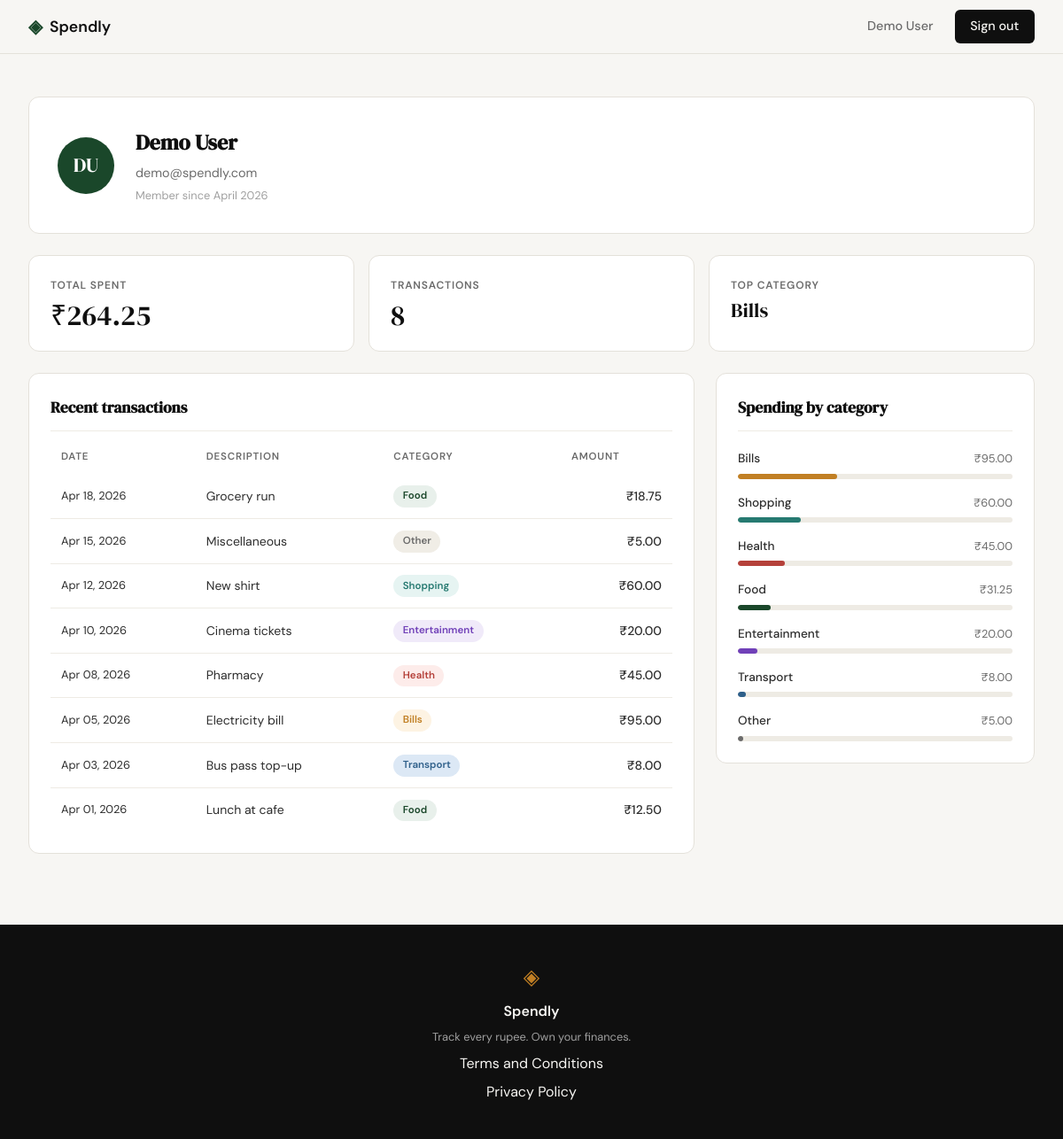
Screenshot of /profile (signed in) with the database file from the repository.
### tables this page shows
CREATE TABLE users (
            id            INTEGER PRIMARY KEY AUTOINCREMENT,
            name          TEXT    NOT NULL,
            email         TEXT    UNIQUE NOT NULL,
            password_hash TEXT    NOT NULL,
            created_at    TEXT    DEFAULT (datetime('now'))
        );

CREATE TABLE expenses (
            id          INTEGER PRIMARY KEY AUTOINCREMENT,
            user_id     INTEGER NOT NULL REFERENCES users(id),
            amount      REAL    NOT NULL,
            category    TEXT    NOT NULL,
            date        TEXT    NOT NULL,
            description TEXT,
            created_at  TEXT    DEFAULT (datetime('now'))
        );

### app.py (the view)
@app.route("/profile")
def profile():
    if not session.get("user_id"):
        return redirect(url_for("login"))
    uid = session["user_id"]
    return render_template(
        "profile.html",
        user=_build_user(uid),
        stats=_build_stats(uid),
        transactions=_build_transactions(uid),
        categories=_build_categories(uid),
    )

### app.py (called while the page is built)
def _build_user(user_id):
    return get_user_by_id(user_id)

def _build_stats(user_id):
    return get_summary_stats(user_id)

def _build_transactions(user_id):
    return get_recent_transactions(user_id)

def _build_categories(user_id):
    return get_category_breakdown(user_id)

### database/db.py (called while the page is built)
def get_db():
    conn = sqlite3.connect(DB_PATH)
    conn.row_factory = sqlite3.Row
    conn.execute('PRAGMA foreign_keys = ON')
    return conn

### database/queries.py (called while the page is built)
def get_user_by_id(user_id):
    conn = get_db()
    row = conn.execute(
        'SELECT name, email, created_at FROM users WHERE id = ?',
        (user_id,)
    ).fetchone()
    conn.close()
    if row is None:
        return None
    dt = datetime.strptime(row['created_at'][:19], '%Y-%m-%d %H:%M:%S')
    name = row['name']
    initials = ''.join(w[0].upper() for w in name.split()[:2])
    return {
        'name':         name,
        'email':        row['email'],
        'member_since': dt.strftime('%B %Y'),
        'initials':     initials,
    }

def get_summary_stats(user_id):
    conn = get_db()
    row = conn.execute(
        '''SELECT COALESCE(SUM(amount), 0) as total_spent,
                  COUNT(*) as tx_count
           FROM expenses
           WHERE user_id = ?''',
        (user_id,)
    ).fetchone()
    top_row = conn.execute(
        '''SELECT category
           FROM expenses
           WHERE user_id = ?
           GROUP BY category
           ORDER BY SUM(amount) DESC
           LIMIT 1''',
        (user_id,)
    ).fetchone()
    conn.close()
    return {
        'total_spent':  round(row['total_spent'], 2),
        'tx_count':     row['tx_count'],
        'top_category': top_row['category'] if top_row else '—',
    }

def get_recent_transactions(user_id, limit=10):
    conn = get_db()
    rows = conn.execute(
        '''SELECT date, description, category, amount
           FROM expenses
           WHERE user_id = ?
           ORDER BY date DESC
           LIMIT ?''',
        (user_id, limit)
    ).fetchall()
    conn.close()
    result = []
    for row in rows:
        dt = datetime.strptime(row['date'], '%Y-%m-%d')
        result.append({
            'date':        dt.strftime('%b %d, %Y'),
            'description': row['description'],
            'category':    row['category'],
            'amount':      row['amount'],
        })
    return result

### templates/profile.html (shortened to what this page needs)
{% extends "base.html" %}
{% block head %}
<link rel="stylesheet" href="{{ url_for('static', filename='css/profile.css') }}">
{% endblock %}
{% block content %}
<div class="profile-page">
  <div class="profile-inner">
    <div class="profile-header">
      <div class="profile-avatar">{{ user.initials }}</div>
      <div class="profile-meta">
        <h1 class="profile-name">{{ user.name }}</h1>
        <p class="profile-email">{{ user.email }}</p>
        <p class="profile-since">Member since {{ user.member_since }}</p>
      </div>
    </div>
    <div class="stats-row">
      <div class="stat-card">
        <span class="stat-label">Total spent</span>
        <span class="stat-value">₹{{ "%.2f"|format(stats.total_spent) }}</span>
      </div>
      <div class="stat-card">
        <span class="stat-label">Transactions</span>
        <span class="stat-value">{{ stats.tx_count }}</span>
      </div>
      <div class="stat-card">
        <span class="stat-label">Top category</span>
        <span class="stat-value stat-value--text">{{ stats.top_category }}</span>
      </div>
    </div>
    <div class="profile-grid">
      <div class="profile-card">
        <h2 class="card-title">Recent transactions</h2>
        <table class="tx-table">
          <thead>
            <tr>
              <th>Date</th>
              <th>Description</th>
              <th>Category</th>
              <th class="tx-col-amount">Amount</th>
            </tr>
          </thead>
          <tbody>
            {% for tx in transactions %}
            <tr>
              <td class="tx-date">{{ tx.date }}</td>
              <td>{{ tx.description }}</td>
              <td><span class="badge badge--{{ tx.category | lower }}">{{ tx.category }}</span></td>
              <td class="tx-amount">₹{{ "%.2f"|format(tx.amount) }}</td>
            </tr>
            {% endfor %}
          </tbody>
        </table>
      </div>
      <div class="profile-card">
        <h2 class="card-title">Spending by category</h2>
        <div class="cat-list">
          {% for cat in categories %}
          <div class="cat-row">
            <div class="cat-row-header">
              <span class="cat-name">{{ cat.name }}</span>
              <span class="cat-amount">₹{{ "%.2f"|format(cat.total) }}</span>
            </div>
            <div class="cat-track">
              <div class="cat-bar cat-bar--{{ cat.name | lower }}"
                   style="--bar-pct: {{ cat.pct }}%"></div>
            </div>
          </div>
          {% endfor %}
        </div>
      </div>
    </div>
  </div>
</div>
{% endblock %}

### templates/base.html (shortened to what this page needs)
<!DOCTYPE html>
<html lang="en">
<head>
    <link rel="stylesheet" href="{{ url_for('static', filename='css/style.css') }}">
    {% block head %}{% endblock %}
</head>
<body>
    <nav class="navbar">
        <div class="nav-inner">
            <a href="{{ url_for('landing') }}" class="nav-brand">
                <span class="brand-icon">◈</span>
                <span class="brand-name">Spendly</span>
            </a>
            <div class="nav-links">
                {% if session.get("user_id") %}
                <a href="{{ url_for('profile') }}">{{ session["name"] }}</a>
                <a href="{{ url_for('logout') }}" class="nav-cta">Sign out</a>
                {% else %}
                <a href="{{ url_for('login') }}">Sign in</a>
                <a href="{{ url_for('register') }}" class="nav-cta">Get started</a>
                {% endif %}
            </div>
        </div>
    </nav>
    <main class="main-content">
        {% block content %}{% endblock %}
    </main>
    <footer class="footer">
        <div class="footer-inner">
            <span class="brand-icon">◈</span>
            <span class="footer-name">Spendly</span>
            <p class="footer-copy">Track every rupee. Own your finances.</p>
            <a href="{{ url_for('terms') }}">Terms and Conditions</a>
            <a href="{{ url_for('privacy') }}">Privacy Policy</a>
        </div>
    </footer>
</body>
</html>

### static/css/style.css (style rules this page uses)
:root { --ink: #0f0f0f; --ink-soft: #2d2d2d; --ink-muted: #6b6b6b; --ink-faint: #a0a0a0; --paper: #f7f6f3; --paper-warm: #f0ede6; --paper-card: #ffffff; --accent: #1a472a; --accent-light: #e8f0eb; --accent-2: #c17f24; --accent-2-light: #fdf3e3; --danger: #c0392b; --danger-light: #fdecea; --border: #e4e1da; --border-soft: #eeebe4; --font-display: 'DM Serif Display', Georgia, serif; --font-body: 'DM Sans', system-ui, sans-serif; --max-width: 1200px; --auth-width: 440px; --radius-sm: 6px; --radius-md: 12px; --radius-lg: 20px; }
*, *::before, *::after { box-sizing: border-box; margin: 0; padding: 0; }
html { font-size: 16px; scroll-behavior: smooth; }
body { background: var(--paper); color: var(--ink); font-family: var(--font-body); font-size: 1rem; line-height: 1.6; -webkit-font-smoothing: antialiased; }
a { color: inherit; text-decoration: none; }
.navbar { position: sticky; top: 0; z-index: 100; background: var(--paper); border-bottom: 1px solid var(--border); padding: 0 2rem; }
.nav-inner { max-width: var(--max-width); margin: 0 auto; height: 60px; display: flex; align-items: center; justify-content: space-between; }
.nav-brand { display: flex; align-items: center; gap: 0.5rem; font-family: var(--font-body); font-weight: 600; font-size: 1.1rem; color: var(--ink); }
.brand-icon { color: var(--accent); font-size: 1.3rem; }
.brand-name { color: var(--ink); }
.nav-links { display: flex; align-items: center; gap: 1.5rem; font-size: 0.9rem; font-weight: 500; }
.nav-links a { color: var(--ink-muted); transition: color 0.2s; }
.nav-cta { background: var(--ink) !important; color: var(--paper) !important; padding: 0.45rem 1.1rem; border-radius: var(--radius-sm); transition: background 0.2s !important; }
.main-content { min-height: calc(100vh - 60px - 100px); }
.footer { background: var(--ink); color: var(--paper); padding: 2.5rem 2rem; text-align: center; }
.footer-inner { display: flex; flex-direction: column; align-items: center; gap: 0.4rem; }
.footer .brand-icon { color: var(--accent-2); font-size: 1.5rem; }
.footer-name { font-weight: 600; font-size: 1rem; }
.footer-copy { font-size: 0.8rem; color: var(--ink-faint); }

### rows the page displays
users: name "Demo User", email "demo@spendly.com"
expenses: top_category "Bills", date "Apr 05, 2026", description "Electricity bill", category "Bills", amount "95.00", name "Bills", total "95.00", {{ cat.pct }} 36 (drawn)
expenses: date "Apr 18, 2026", description "Grocery run", category "Food", amount "18.75"
expenses: date "Apr 15, 2026", description "Miscellaneous", category "Other", amount "5.00", name "Other", total "5.00", {{ cat.pct }} 2 (drawn)
expenses: date "Apr 12, 2026", description "New shirt", category "Shopping", amount "60.00", name "Shopping", total "60.00", {{ cat.pct }} 23 (drawn)
expenses: date "Apr 10, 2026", description "Cinema tickets", category "Entertainment", amount "20.00", name "Entertainment", total "20.00", {{ cat.pct }} 7 (drawn)
expenses: date "Apr 08, 2026", description "Pharmacy", category "Health", amount "45.00", name "Health", total "45.00", {{ cat.pct }} 17 (drawn)
expenses: date "Apr 03, 2026", description "Bus pass top-up", category "Transport", amount "8.00", name "Transport", total "8.00", {{ cat.pct }} 3 (drawn)
expenses: date "Apr 01, 2026", description "Lunch at cafe", category "Food", amount "12.50"

### other values shown
{{ user.initials }} "DU"
{{ user.member_since }} "April 2026"
{{ "%.2f"|format(stats.total_spent) }} "264.25"
{{ stats.tx_count }} "8"
{{ cat.name }} "Food"
{{ "%.2f"|format(cat.total) }} "31.25"
